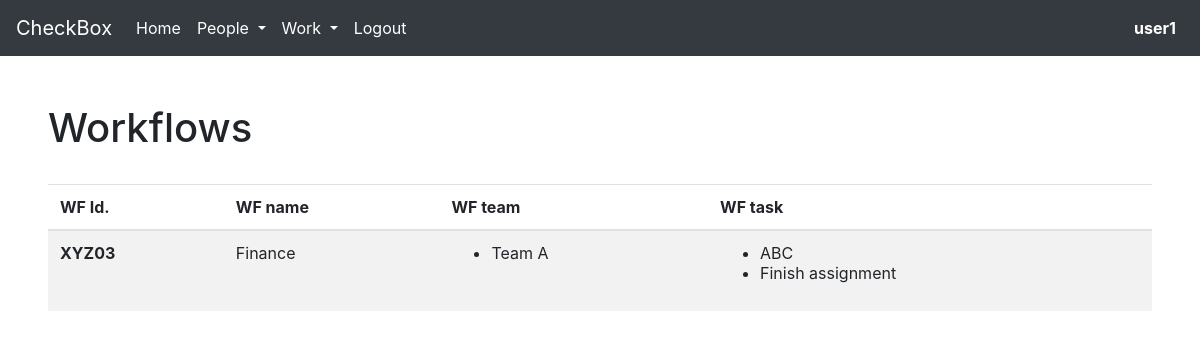
Page /view_workflows (signed in) on the committed database.
### checkbox/models.py (models this page shows, shortened)
class User(AbstractUser):
    pass

class Workflow(models.Model):
    title = models.CharField(max_length=200, null=True)
    team = models.ManyToManyField(Team, related_name='team')
    task = models.ManyToManyField(Task, related_name='task')

class Team(models.Model):
    title = models.CharField(max_length=200)
    owner = models.ManyToManyField(User, related_name='owner')
    user = models.ManyToManyField(User, related_name='user')

class Task(models.Model):
    title = models.CharField(max_length=200, null=True)
    assignee = models.ManyToManyField(User, related_name='assignee')
    assigned = models.ManyToManyField(User, related_name='assigned')
    due = models.DateField(null=True)
    description = models.CharField(max_length=500, null=True)
    completed = models.BooleanField(default=False)

### checkbox/views.py (the view)
# urls.py: path("view_workflows",views.view_workflow, name='view_workflow'),
def view_workflow(request):
    wfs = []
    for wf in Workflow.objects.all():
        if wf.team.filter(id=request.user.id).count()>0:
            wfs.append(wf)
    return render(request, "checkbox/assigned.html", {
        "workflows":wfs
    })

### checkbox/templates/checkbox/assigned.html (shortened to what this page needs)
{% extends "checkbox/layout.html" %}
{% block body %}
    <h1>Workflows</h1>
    <br>
    <table class="table table-striped table-hover">
        <thead>
            <tr>
            <th scope="col">WF Id.</th>
            <th scope="col">WF name</th>
            <th scope="col">WF team</th>
            <th scope="col">WF task</th>
            </tr>
        </thead>
        <tbody>
        {% for wf in workflows %}
            <tr>
                <th scope="row">XYZ0{{wf.id}}</th>
                <td>{{wf.title}}</td>
                <td>
                    <ul>
                        {% for wfteam in wf.team.all %}
                        <li>{{wfteam.title}}</li>
                        {% endfor %}
                    </ul>
                </td>
                <td>
                    <ul>
                        {% for wftask in wf.task.all %}
                        <li>{{wftask.title}}</li>
                        {% endfor %}
                    </ul>
                </td>
            </tr>
        {% endfor %}
        </tbody>
    </table>
{% endblock body %}

### checkbox/templates/checkbox/layout.html (shortened to what this page needs)
{% load static %}
<html lang="en">
    <head>
        <link rel="stylesheet" href="https://cdn.jsdelivr.net/npm/bootstrap@4.0.0/dist/css/bootstrap.min.css">
        <link rel="stylesheet" href="{% static 'checkbox/css/checkbox.css' %}">
        <link href="https://unpkg.com/multiple-select@1.5.2/dist/multiple-select.min.css" rel="stylesheet">
        <link rel="stylesheet" href="https://cdnjs.cloudflare.com/ajax/libs/font-awesome/4.7.0/css/font-awesome.min.css">
    </head>
    <body>
        {% if user.is_authenticated %}
        <nav class="navbar navbar-expand-lg navbar-dark bg-dark">
            <a class="navbar-brand" href="{% url 'home' %}">CheckBox</a>
            <div class="collapse navbar-collapse" id="navbarNavDropdown">
            <ul class="navbar-nav mr-auto">
                <li class="nav-item active">
                    <a class="nav-link" href="{% url 'home' %}">Home</a>
                </li>
                <li class="nav-item active dropdown">
                    <a class="nav-link dropdown-toggle" href="#" id="navbarDropdownMenuLink" data-toggle="dropdown" aria-haspopup="true" aria-expanded="false">
                        People
                    </a>
                </li>
                <li class="nav-item active dropdown">
                    <a class="nav-link dropdown-toggle" href="#" id="navbarDropdownMenuLink" data-toggle="dropdown" aria-haspopup="true" aria-expanded="false">
                        Work
                    </a>
                </li>
                <li class="nav-item active">
                    <a class="nav-link" href="{% url 'logout' %}">Logout</a>
                </li>
            </ul>
            <ul class="navbar-nav ml-auto">
                <li class="nav-item active">
                    <a class="nav-link"><strong>{{user.username}}</strong></a>
                </li>
            </ul>
            </div>
        </nav>
        <div class="body p-5">
            {% block body %}
            {% endblock %}
        </div>
        {% else %}
            <h2 style="padding-top: 5%; padding-left: 2%;">User forbidden. Kindly check <a href="{% url 'index'%}">login here</a>.</h2>
        {% endif %}
    </body>

### rows in the picture
User: username "user1"
Workflow: id "3", title "Finance"
Team: title "Team A"
Task: title "ABC"
Task: title "Finish assignment"
